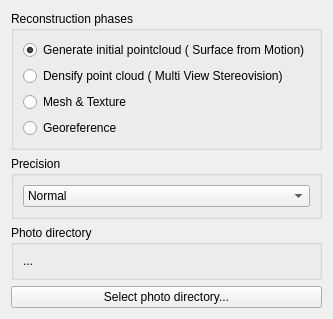
     <widget class="QWidget" name="tab">
      <attribute name="title">
       <string>Basic Settings</string>
      </attribute>
      <layout class="QVBoxLayout" name="verticalLayout_2">
       <item>
        <widget class="QGroupBox" name="groupBox_11">
         <property name="title">
          <string>Reconstruction phases</string>
         </property>
         <layout class="QVBoxLayout" name="verticalLayout_3">
          <item>
           <widget class="QRadioButton" name="radioButton">
            <property name="enabled">
             <bool>true</bool>
            </property>
            <property name="text">
             <string>Generate initial pointcloud ( Surface from Motion)</string>
            </property>
            <property name="checkable">
             <bool>true</bool>
            </property>
            <property name="checked">
             <bool>true</bool>
            </property>
           </widget>
          </item>
          <item>
           <widget class="QRadioButton" name="radioButton_2">
            <property name="text">
             <string>Densify point cloud ( Multi View Stereovision)</string>
            </property>
            <property name="checkable">
             <bool>true</bool>
            </property>
           </widget>
          </item>
          <item>
           <widget class="QRadioButton" name="radioButton_3">
            <property name="text">
             <string>Mesh &amp;&amp; Texture </string>
            </property>
            <property name="checkable">
             <bool>true</bool>
            </property>
           </widget>
          </item>
          <item>
           <widget class="QRadioButton" name="radioButton_4">
            <property name="text">
             <string>Georeference</string>
            </property>
           </widget>
          </item>
         </layout>
        </widget>
       </item>
       <item>
        <widget class="QGroupBox" name="groupBox_12">
         <property name="title">
          <string>Precision</string>
         </property>
         <layout class="QVBoxLayout" name="verticalLayout_4">
          <item>
           <widget class="QComboBox" name="comboBox">
            <property name="currentIndex">
             <number>1</number>
            </property>
            <item>
             <property name="text">
              <string>Low</string>
             </property>
            </item>
            <item>
             <property name="text">
              <string>Normal</string>
             </property>
            </item>
            <item>
             <property name="text">
              <string>High</string>
             </property>
            </item>
            <item>
             <property name="text">
              <string>Ultra</string>
             </property>
            </item>
           </widget>
          </item>
         </layout>
        </widget>
       </item>
       <item>
        <widget class="QGroupBox" name="groupBox_13">
         <property name="title">
          <string>Photo directory</string>
         </property>
         <layout class="QVBoxLayout" name="verticalLayout_5">
          <item>
           <widget class="QLabel" name="label_11">
            <property name="text">
             <string>...</string>
            </property>
           </widget>
          </item>
         </layout>
        </widget>
       </item>
       <item>
        <widget class="QPushButton" name="pushButton">
         <property name="font">
          <font>
           <pointsize>9</pointsize>
          </font>
         </property>
         <property name="text">
          <string>Select photo directory...</string>
         </property>
        </widget>
       </item>
      </layout>
     </widget>
